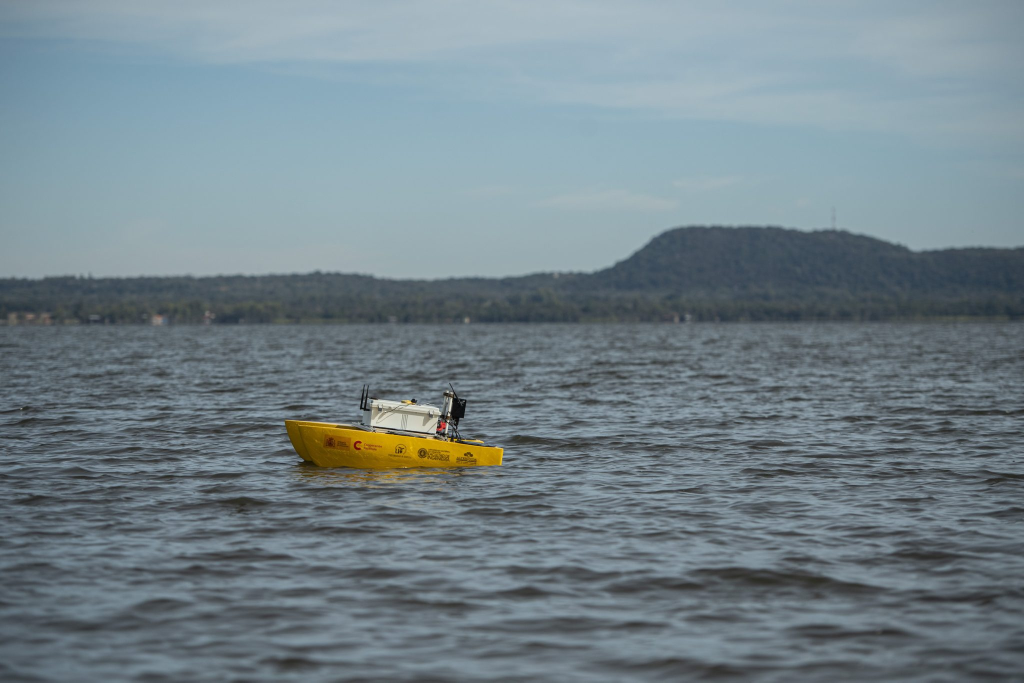
#> input picture img/barco.jpg, 2048 x 1365 px, found by its file name (shown at 1/2 size); its folder holds 5 pictures in this run
$ python rotacion_imagen.py
#> lines starting #> are read from the running program, lines starting #| are printed output that depends on the picture; after the words box and inside, x2 and y2 are one past the last pixel; in counts of white or black regions, pixels touching at a corner belong together
import cv2
import numpy as np
from os.path import abspath,dirname,join
from sys import argv

def calcular_angulo_rotacion(imagen_path):
    # Cargar la imagen
#> called with imagen_path = 'src/img/barco.jpg'
    imagen = cv2.imread(imagen_path)
#> imagen is the input picture: shape (1365, 2048, 3); mean B, G, R 137.2, 130, 114.9
    if imagen is None:
        print("Error al cargar la imagen")
        return

    # Redimensionar la imagen para acelerar el procesamiento
    imagen_redimensionada = cv2.resize(imagen, (800, int(imagen.shape[0] * 800 / imagen.shape[1])))
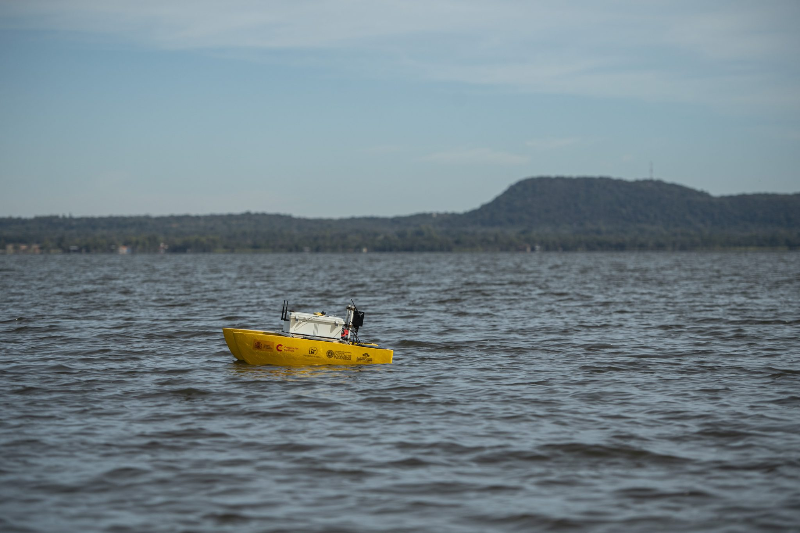
#> imagen_redimensionada: shape (533, 800, 3); mean B, G, R 137.2, 129.9, 114.8

    # Convertir la imagen a escala de grises
    gris = cv2.cvtColor(imagen_redimensionada, cv2.COLOR_BGR2GRAY)
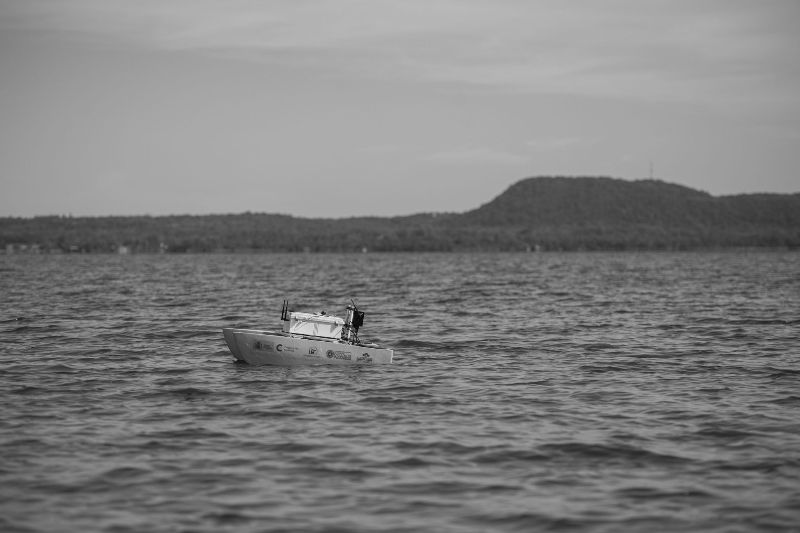
#> gris: shape (533, 800); min 3, max 240, mean 126.2

    # Aplicar un desenfoque para reducir el ruido
    gris = cv2.GaussianBlur(gris, (5, 5), 0)

    # Aplicar el detector de bordes de Canny
    bordes = cv2.Canny(gris, 50, 150)
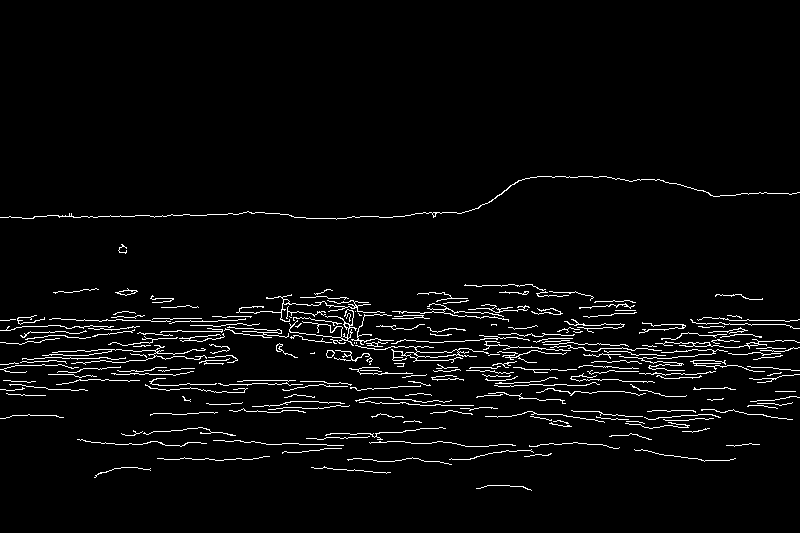
#> bordes: shape (533, 800); 3.5% white in thin lines or dots, all inside (x1, y1, x2, y2) = (0, 176, 800, 491)

    # Detectar líneas usando la Transformada de Hough
    lineas = cv2.HoughLines(bordes, 1, np.pi / 180, 200)
#> lineas = [[334, 1.59], [315, 1.62], [359, 1.55], [313, 1.64], [318, 1.59], [325, 1.61], [310, 1.64], [327, 1.54], [356, 1.55]]

    if lineas is None:
        print("No se detectaron líneas en la imagen.")
        return

    # Filtrar las líneas horizontales y calcular el ángulo promedio
    angulos = []
    for linea in lineas:
        rho, theta = linea[0]
        angulo = np.degrees(theta)
        if 80 < angulo < 100 or -100 < angulo < -80:  # Filtro para líneas horizontales
            angulos.append(angulo - 90)
#> this loop made 9 passes
#> (rho, theta, angulo) on passes 1 to 9: (334, 1.59, 91), (315, 1.62, 93), (359, 1.55, 89), (313, 1.64, 94), (318, 1.59, 91), (325, 1.61, 92), (310, 1.64, 94), (327, 1.54, 88), (356, 1.55, 89)
#> after the loop, angulos = [1, 3, -1, 4, 1, 2, 4, -2, -1]

    if len(angulos) == 0:
        print("No se detectaron líneas horizontales en la imagen.")
        return

    # Calcular el ángulo de rotación promedio
    angulo_rotacion = np.mean(angulos)
#> angulo_rotacion = 1.22

    print(f"Ángulo de rotación estimado: {angulo_rotacion:.2f} grados")
#| Ángulo de rotación estimado: 1.22 grados

    # Devolver el ángulo de rotación estimado
    return angulo_rotacion

# Ruta de la imagen
if len(argv)>1:
    filename = join(dirname(dirname(abspath(__file__))),f"img/{argv[1]}")
else:
    filename = join(dirname(dirname(abspath(__file__))),"img/barco.jpg")

##############################################################################

# Calcular el ángulo de rotación
angulo_rotacion = calcular_angulo_rotacion(filename)
#> angulo_rotacion = 1.22

if angulo_rotacion is not None:
    if abs(angulo_rotacion) > 5:  # Umbral para considerar la imagen rotada
        print("La cámara parece estar rotada.")
    else:
        print("La cámara parece estar correctamente alineada.")
